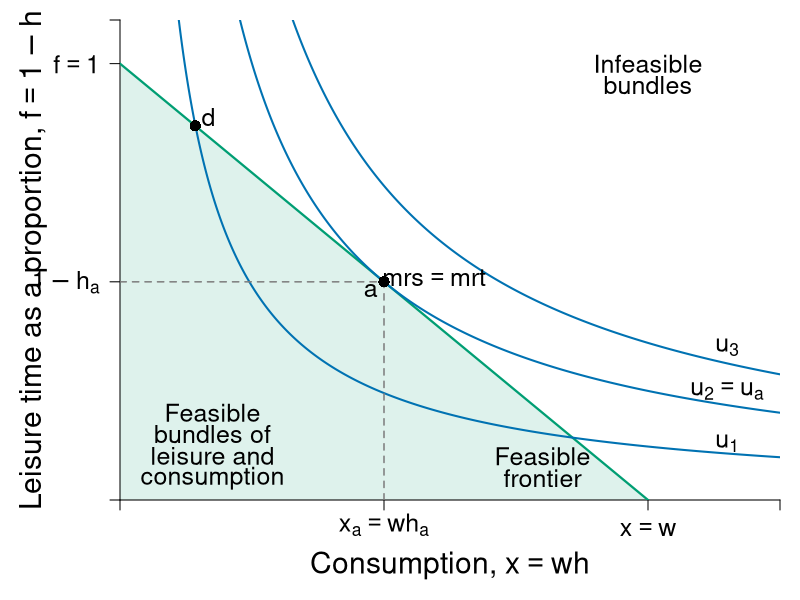

Write the R code that produced this figure.
require(shape)
pdf(file = "indmarketdemand/demand_cd_indiff_veblen_initial.pdf", width = 9, height = 7)

#Set parameters for graphics
pointsize <- 1.8
axislabelsize <- 1.8
labelsize <- 1.5
namesize <- 1.8
annotatesize <- 1.5
graphlinewidth <- 2
segmentlinewidth <- 1.5
fadelevel <- 0.13

COL <- c("#7fc97f", "#beaed4", "#fdc086", "#ffff99", "#386cb0", "#f0027f", "#bf5b17", "#666666")
COLA <- c("#99d8c9","#66c2a4","#41ae76", "#238b45", "#005824")
COLB <- c("#4eb3d3", "#2b8cbe", "#0868ac","#084081")
grays <- gray.colors(25, start = 1, end = 0)
CBCols <- c("#009E73","#0072B2","#E69F00","#CC79A7", "#F0E442")



#Edited the margins to cater for the larger LHS labels
par(mar =  c(5, 6, 1, 1))

uA <- function(x, y, alpha = 0.5) {
  x^(alpha)*y^(1 - alpha)
}

uA <- function(x, y, alpha = 0.5) {
  x^(alpha)*y^(1 - alpha)
}


bcA <- function(x, w = 0.25, h = 1) {
  h - w*x
}


xlims <- c(0, 5)
ylims <- c(0, 1.1)

npts <- 501 
x <- seq(xlims[1], xlims[2], length.out = npts)
y <- seq(ylims[1], ylims[2], length.out = npts) 
a <- c(0.7,1,1.2)

plot(0, 0, xlim = xlims, ylim = ylims, type = "n",
     xlab = expression(paste("")),
     ylab = expression(paste("")), 
     xaxt = "n", 
     yaxt = "n", 
     cex.lab = axislabelsize, 
     bty = "n",
     xaxs="i", 
     yaxs="i")

polygon(c(0,4,0,0), c(0,0,1,0), 
        col=rgb(0, 158/255, 115/255, fadelevel), 
        density=NULL, border = NA)

# ticksy <- seq(from = 0, to = ylims[2], by = 2)
# ylabels <- seq(from = 0, to = ylims[2], by = 2)
# ticksx <- seq(from = 0, to = xlims[2], by = 2)
# xlabels <- seq(from = 0, to = xlims[2], by = 2)
ticksy <- c(0, 0.5, 1, ylims[2])
ylabels <- c(NA, expression(paste(1 - h[a])), expression(paste(f == 1)), NA)
ticksx <- c(0, 2,  4, xlims[2])
xlabels <- c(NA, expression(paste(x[a] == w*h[a])),  expression(paste(x == w)), NA)

axis(1, at = ticksx, pos = 0, labels = xlabels, cex.axis = labelsize)
axis(2, at = ticksy, pos = 0, labels = ylabels, las = 1, cex.axis = labelsize)

npts <- 500 
xx1 <- seq(xlims[1], xlims[2], length.out = npts)

lines(xx1, bcA(xx1, w = 0.25, h = 1), col = CBCols[1], lwd = graphlinewidth + 0.2)
#lines(xx1, indiffA1(xx1, uA = 20, rmax = 2.5, xmax = 10), col = COLB[4], lwd = graphlinewidth)


text(0.5*xlims[2], -0.15, expression(paste("Consumption, ", x == w*h)), xpd = TRUE, cex = axislabelsize) 
#mtext(expression(paste("Consumption, ", x == w*h)), side=1, line = 2.5, cex = axislabelsize)
text(-0.66, 0.5*ylims[2], expression(paste("Leisure time as a proportion, ", f == 1 - h)), xpd = TRUE, cex = axislabelsize, srt = 90) 


#Label the iso-welfare functions for the HG, Aisha
# text(4.6, 0.04, expression(u[1]^v))
# text(4.6, 0.13, expression(u[2]^v))
text(4.6, 0.25, expression(paste(u[2] == u[a])), cex = annotatesize)
text(4.6, 0.35, expression(paste(u[3])), cex = annotatesize)
text(4.6, 0.13, expression(paste(u[1])), cex = annotatesize)

contour(x, y, 
        outer(x, y, uA),
        drawlabels = FALSE,
        col = CBCols[2],
        lwd = graphlinewidth, 
        levels = a, 
        xaxs="i", 
        yaxs="i", 
        add = TRUE)

segments(0, 0.5, 2, 0.5, lty = 2, col = grays[20] , lwd = segmentlinewidth)
segments(2, 0, 2, 0.5, lty = 2, col = grays[20] , lwd = segmentlinewidth)
points(2, 0.5, pch = 16, col = "black", cex = 1.5)
text(1.9, 0.48, expression(a), cex = annotatesize)


points(0.57, bcA(0.57), pch = 16, col = "black", cex = 1.5)
text(0.57 + 0.1, bcA(0.57) + 0.02, expression(d), cex = annotatesize)


#text(2, 0.9, expression(paste(mrs == mrt)), cex = annotatesize)
text(2.38, 0.51, expression(paste(mrs == mrt)), cex = annotatesize)
#Arrows(2, 0.88, 2, 0.53, col = "black", lty = 1, lwd = 2, arr.type = "triangle", arr.lwd = 0.5)

text(0.7, 0.2, expression(paste("Feasible")), cex = annotatesize)
text(0.7, 0.15, expression(paste("bundles of")), cex = annotatesize)
text(0.7, 0.1, expression(paste("leisure and")), cex = annotatesize)
text(0.7, 0.05, expression(paste("consumption")), cex = annotatesize)


text(4, 1, expression(paste("Infeasible")), cex = annotatesize)
text(4, 0.95, expression(paste("bundles")), cex = annotatesize)


text(3.2, 0.1, expression(paste("Feasible")), cex = annotatesize)
text(3.2, 0.05, expression(paste("frontier")), cex = annotatesize)
dev.off()
